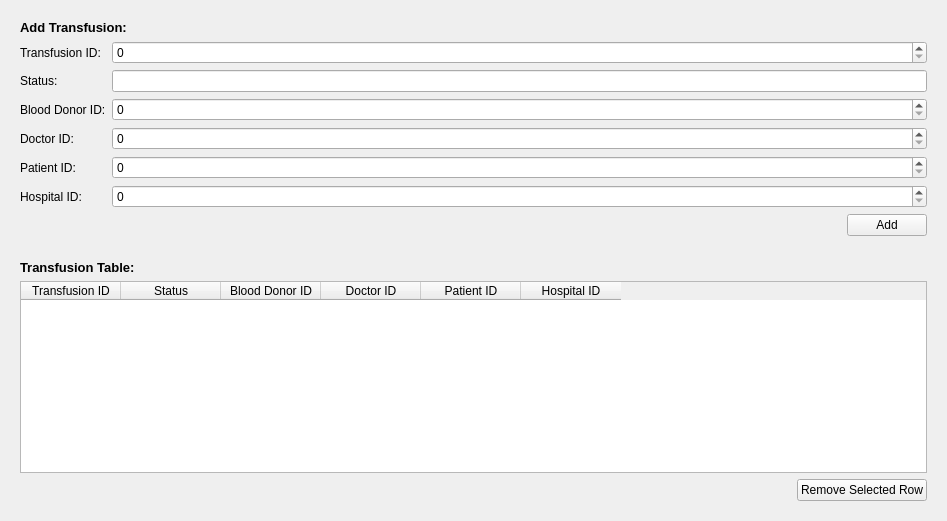
          <widget class="QWidget" name="transfusion_tab">
           <attribute name="title">
            <string>Transfusion</string>
           </attribute>
           <layout class="QGridLayout" name="gridLayout_46">
            <item row="0" column="0">
             <widget class="QWidget" name="add_transfusion_widget" native="true">
              <layout class="QGridLayout" name="gridLayout_44">
               <item row="1" column="0">
                <widget class="QLabel" name="transfusion_id_lbl">
                 <property name="text">
                  <string>Transfusion ID:</string>
                 </property>
                </widget>
               </item>
               <item row="2" column="1">
                <widget class="QLineEdit" name="transfusion_status_line_edit"/>
               </item>
               <item row="7" column="1">
                <widget class="QWidget" name="widget_7" native="true">
                 <layout class="QGridLayout" name="gridLayout_45">
                  <property name="leftMargin">
                   <number>0</number>
                  </property>
                  <property name="topMargin">
                   <number>0</number>
                  </property>
                  <property name="rightMargin">
                   <number>0</number>
                  </property>
                  <property name="bottomMargin">
                   <number>0</number>
                  </property>
                  <item row="0" column="1">
                   <widget class="QPushButton" name="add_transfusion_push_btn">
                    <property name="text">
                     <string>Add</string>
                    </property>
                   </widget>
                  </item>
                  <item row="0" column="0">
                   <spacer name="horizontalSpacer_14">
                    <property name="orientation">
                     <enum>Qt::Horizontal</enum>
                    </property>
                    <property name="sizeHint" stdset="0">
                     <size>
                      <width>40</width>
                      <height>20</height>
                     </size>
                    </property>
                   </spacer>
                  </item>
                 </layout>
                </widget>
               </item>
               <item row="5" column="1">
                <widget class="QSpinBox" name="transfusion_patient_id_spin_box">
                 <property name="maximum">
                  <number>2147483647</number>
                 </property>
                </widget>
               </item>
               <item row="4" column="0">
                <widget class="QLabel" name="transfusion_doctor_id_lbl">
                 <property name="text">
                  <string>Doctor ID:</string>
                 </property>
                </widget>
               </item>
               <item row="3" column="1">
                <widget class="QSpinBox" name="transfusion_blood_donor_id_spin_box">
                 <property name="maximum">
                  <number>2147483647</number>
                 </property>
                </widget>
               </item>
               <item row="3" column="0">
                <widget class="QLabel" name="transfusion_blood_donor_id_lbl">
                 <property name="text">
                  <string>Blood Donor ID:</string>
                 </property>
                </widget>
               </item>
               <item row="0" column="0" colspan="2">
                <widget class="QLabel" name="add_transfusion_lbl">
                 <property name="font">
                  <font>
                   <pointsize>10</pointsize>
                   <weight>75</weight>
                   <bold>true</bold>
                  </font>
                 </property>
                 <property name="text">
                  <string>Add Transfusion:</string>
                 </property>
                </widget>
               </item>
               <item row="4" column="1">
                <widget class="QSpinBox" name="transfusion_doctor_id_spin_box">
                 <property name="maximum">
                  <number>2147483647</number>
                 </property>
                </widget>
               </item>
               <item row="5" column="0">
                <widget class="QLabel" name="transfusion_patient_id_lbl">
                 <property name="text">
                  <string>Patient ID:</string>
                 </property>
                </widget>
               </item>
               <item row="1" column="1">
                <widget class="QSpinBox" name="transfusion_id_spin_box">
                 <property name="maximum">
                  <number>2147483647</number>
                 </property>
                </widget>
               </item>
               <item row="2" column="0">
                <widget class="QLabel" name="transfusion_status_lbl">
                 <property name="text">
                  <string>Status:</string>
                 </property>
                </widget>
               </item>
               <item row="6" column="0">
                <widget class="QLabel" name="transfusion_hospital_id_lbl">
                 <property name="text">
                  <string>Hospital ID:</string>
                 </property>
                </widget>
               </item>
               <item row="6" column="1">
                <widget class="QSpinBox" name="transfusion_hospital_id_spin_box">
                 <property name="maximum">
                  <number>2147483647</number>
                 </property>
                </widget>
               </item>
              </layout>
             </widget>
            </item>
            <item row="1" column="0">
             <widget class="QWidget" name="transfusion_table_widget" native="true">
              <layout class="QGridLayout" name="gridLayout_43">
               <property name="leftMargin">
                <number>9</number>
               </property>
               <property name="topMargin">
                <number>9</number>
               </property>
               <property name="rightMargin">
                <number>9</number>
               </property>
               <property name="bottomMargin">
                <number>9</number>
               </property>
               <item row="2" column="0">
                <spacer name="horizontalSpacer_13">
                 <property name="orientation">
                  <enum>Qt::Horizontal</enum>
                 </property>
                 <property name="sizeHint" stdset="0">
                  <size>
                   <width>771</width>
                   <height>20</height>
                  </size>
                 </property>
                </spacer>
               </item>
               <item row="0" column="0">
                <widget class="QLabel" name="transfusion_table_lbl">
                 <property name="font">
                  <font>
                   <pointsize>10</pointsize>
                   <weight>75</weight>
                   <bold>true</bold>
                  </font>
                 </property>
                 <property name="text">
                  <string>Transfusion Table:</string>
                 </property>
                </widget>
               </item>
               <item row="2" column="1">
                <widget class="QPushButton" name="remove_transfusion_push_btn">
                 <property name="text">
                  <string>Remove Selected Row</string>
                 </property>
                </widget>
               </item>
               <item row="1" column="0" colspan="2">
                <widget class="QTableWidget" name="transfusion_table">
                 <property name="editTriggers">
                  <set>QAbstractItemView::NoEditTriggers</set>
                 </property>
                 <property name="selectionMode">
                  <enum>QAbstractItemView::SingleSelection</enum>
                 </property>
                 <property name="selectionBehavior">
                  <enum>QAbstractItemView::SelectRows</enum>
                 </property>
                 <column>
                  <property name="text">
                   <string>Transfusion ID</string>
                  </property>
                 </column>
                 <column>
                  <property name="text">
                   <string>Status</string>
                  </property>
                 </column>
                 <column>
                  <property name="text">
                   <string>Blood Donor ID</string>
                  </property>
                 </column>
                 <column>
                  <property name="text">
                   <string>Doctor ID</string>
                  </property>
                 </column>
                 <column>
                  <property name="text">
                   <string>Patient ID</string>
                  </property>
                 </column>
                 <column>
                  <property name="text">
                   <string>Hospital ID</string>
                  </property>
                 </column>
                </widget>
               </item>
              </layout>
             </widget>
            </item>
           </layout>
          </widget>
